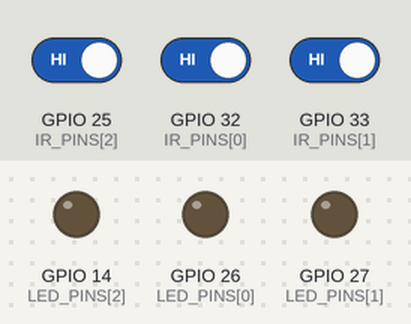
The sketch below on a simulated ESP32. Parts: output pins drawn as LEDs (lit = HIGH). The inputs (shaded band) are chosen by the test bench; at power-on: GPIO 32 (IR_PINS[0]) HIGH, GPIO 25 (IR_PINS[2]) HIGH, GPIO 33 (IR_PINS[1]) HIGH. WiFi joins after 1.5 s; servers stay silent unless stated; uploads are accepted with an empty reply; what the sketch prints to the serial monitor is not drawn.

Above: at 3.6 s.
3.7 s: GPIO 32 (IR_PINS[0]) driven LOW
At 4.4 s:
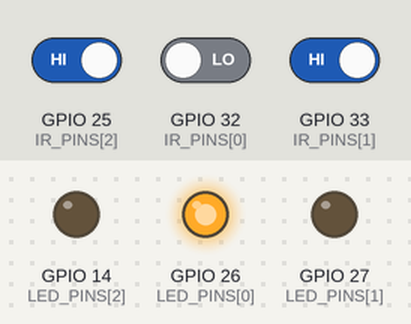
5.2 s: GPIO 25 (IR_PINS[2]) driven LOW
At 5.6 s:
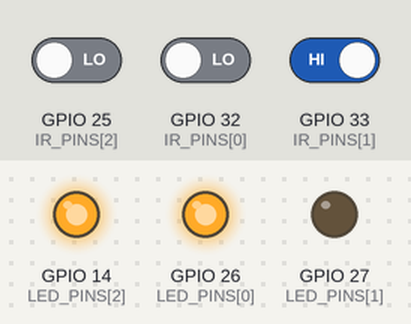
6.7 s: GPIO 33 (IR_PINS[1]) driven LOW
At 7.9 s:
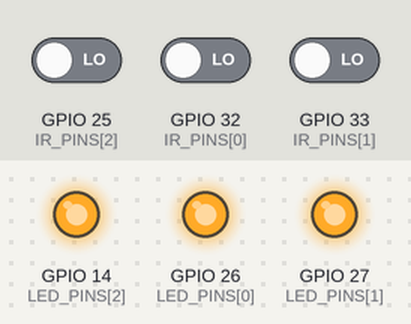
Timing chart, 0 to 9.7 s (numbered marks = the images above; inputs shaded):
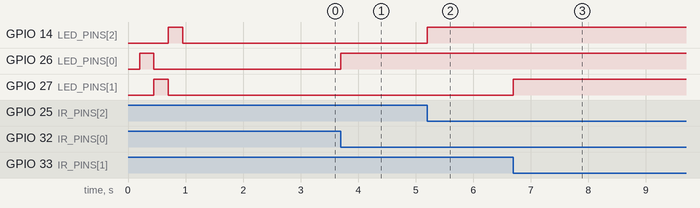

The sketch:

smart_street_light.ino
```cpp
/*
  Smart Street Light — Arduino IDE version (single file)

  NO EXTRA LIBRARIES NEEDED. Everything here ships with the ESP32 board
  package itself, so there is nothing to install from Library Manager.

  Board:  Tools -> Board -> esp32 -> "ESP32 Dev Module"
  Port:   Tools -> Port -> your COM port
  Speed:  Tools -> Upload Speed -> 921600
  Serial: Tools -> Serial Monitor -> 115200 baud

  Board support: esp32 by Espressif Systems (Boards Manager)
  -> Boards Manager needs this URL in File -> Preferences ->
     Additional boards manager URLs:
     https://espressif.github.io/arduino-esp32/package_esp32_index.json

  Keep this file inside a folder with the same name: smart_street_light/
*/

#include <WiFi.h>
#include <WiFiClientSecure.h>
#include <HTTPClient.h>

// ============================ SETTINGS =====================================

// ---- Wi-Fi your ESP32 joins (must be 2.4 GHz with internet access) --------
#define WIFI_SSID "PLDTHOMEFIBRAd63T"
#define WIFI_PASS "PLDTWIFIhYp9j"

// ---- Hosted website ------------------------------------------------------
#define SITE_URL "https://smart-street-light-0zepze-preview.freebuff.site"

// Shared secret: must match the DEVICE_KEY secret on the server.
#define DEVICE_KEY "f324a01376234444af538e503a73ae79"

// ---- Hardware ------------------------------------------------------------
// Set to false for standard IR obstacle sensors (active LOW)
// Set to true if using PIR motion sensors (active HIGH)
const bool IR_ACTIVE_HIGH = false;

const int IR_PINS[3] = {32, 33, 25};
const int LED_PINS[3] = {26, 27, 14};

// How often the ESP32 talks to the website (ms)
const unsigned long SYNC_INTERVAL = 1000;
// How long a light stays on after motion (ms)
const unsigned long LIGHT_DURATION = 5000;

// ============================== CODE =======================================

bool ledState[3] = {false, false, false};
bool manualOverride[3] = {false, false, false};
unsigned long ledTurnOnTime[3] = {0, 0, 0};
unsigned long triggerCount[3] = {0, 0, 0};

unsigned long lastSync = 0;
bool serverOnline = false;

// --------------------------------------------------------------------- Wi-Fi
void connectWiFi() {
  if (WiFi.status() == WL_CONNECTED) return;

  Serial.print("Connecting to Wi-Fi: ");
  Serial.println(WIFI_SSID);
  WiFi.mode(WIFI_STA);
  WiFi.begin(WIFI_SSID, WIFI_PASS);

  unsigned long start = millis();
  while (WiFi.status() != WL_CONNECTED && millis() - start < 20000) {
    delay(500);
    Serial.print(".");
  }

  if (WiFi.status() == WL_CONNECTED) {
    Serial.print("\nConnected. IP: ");
    Serial.println(WiFi.localIP());
  } else {
    Serial.println("\nWi-Fi not connected, retrying on next sync.");
  }
}

// ------------------------------------------------------------------- actions
void applyAction(int st, const String &act) {
  if (act == "on") {
    manualOverride[st] = true;
    ledState[st] = true;
    digitalWrite(LED_PINS[st], HIGH);
  } else if (act == "off") {
    manualOverride[st] = true;
    ledState[st] = false;
    digitalWrite(LED_PINS[st], LOW);
  } else if (act == "auto") {
    manualOverride[st] = false;
    ledState[st] = false;
    digitalWrite(LED_PINS[st], LOW);
  } else {
    return;
  }

  Serial.print("Command: station ");
  Serial.print(st + 1);
  Serial.print(" -> ");
  Serial.println(act);
}

// --------------------------------------------------------------- sensor logic
void updateSensors() {
  unsigned long now = millis();

  for (int i = 0; i < 3; i++) {
    if (manualOverride[i]) continue;

    bool motion = (digitalRead(IR_PINS[i]) == (IR_ACTIVE_HIGH ? HIGH : LOW));

    if (motion) {
      if (!ledState[i]) {
        triggerCount[i]++;
        Serial.print("Station ");
        Serial.print(i + 1);
        Serial.println(" Triggered!");
      }
      ledState[i] = true;
      ledTurnOnTime[i] = now;
      digitalWrite(LED_PINS[i], HIGH);
    }

    if (ledState[i] && (now - ledTurnOnTime[i] >= LIGHT_DURATION)) {
      ledState[i] = false;
      digitalWrite(LED_PINS[i], LOW);
      Serial.print("Station ");
      Serial.print(i + 1);
      Serial.println(" Timeout OFF.");
    }
  }
}

// -------------------------------------------------- read the queued commands
// The server answers like:  {"commands":[{"st":"0","act":"on"}]}
// This scans that text for the st/act pairs, so no JSON library is required.
void handleCommands(const String &payload) {
  int from = 0;

  while (true) {
    int s = payload.indexOf("\"st\":\"", from);
    if (s < 0) break;

    int sEnd = payload.indexOf('"', s + 6);
    if (sEnd < 0) break;

    int a = payload.indexOf("\"act\":\"", sEnd);
    if (a < 0) break;

    int aEnd = payload.indexOf('"', a + 7);
    if (aEnd < 0) break;

    String st = payload.substring(s + 6, sEnd);
    String act = payload.substring(a + 7, aEnd);

    if (st == "all") {
      for (int i = 0; i < 3; i++) applyAction(i, act);
    } else {
      int idx = st.toInt();
      if (idx >= 0 && idx < 3) applyAction(idx, act);
    }

    from = aEnd + 1;
  }
}

// ------------------------------------------------------------ cloud sync call
// Reports current state and collects any commands the website queued up.
void syncWithServer() {
  if (WiFi.status() != WL_CONNECTED) {
    connectWiFi();
    if (WiFi.status() != WL_CONNECTED) return;
  }

  String body = "{\"uptime\":" + String(millis() / 1000) + ",\"stations\":[";
  for (int i = 0; i < 3; i++) {
    body += "{\"on\":" + String(ledState[i] ? "true" : "false");
    body += ",\"manual\":" + String(manualOverride[i] ? "true" : "false");
    body += ",\"triggers\":" + String(triggerCount[i]);
    body += ",\"gpioLed\":" + String(LED_PINS[i]);
    body += ",\"gpioIr\":" + String(IR_PINS[i]) + "}";
    if (i < 2) body += ",";
  }
  body += "]}";

  WiFiClientSecure client;
  client.setInsecure(); // school/demo setup: no certificate pinning
  HTTPClient http;
  http.setTimeout(6000);
  http.setReuse(true);

  String url = String(SITE_URL) + "/api/device/sync";
  if (!http.begin(client, url)) return;

  http.addHeader("Content-Type", "application/json");
  http.addHeader("X-Device-Key", DEVICE_KEY);

  int code = http.POST(body);
  if (code == 200) {
    serverOnline = true;
    handleCommands(http.getString());
  } else {
    serverOnline = false;
    if (code > 0) {
      Serial.print("Server responded with ");
      Serial.println(code);
    }
  }

  http.end();
}

// ---------------------------------------------------------------------- setup
void setup() {
  Serial.begin(115200);
  delay(200);

  for (int i = 0; i < 3; i++) {
    pinMode(LED_PINS[i], OUTPUT);
    pinMode(IR_PINS[i], INPUT);

    // Startup wiring check
    digitalWrite(LED_PINS[i], HIGH);
    delay(250);
    digitalWrite(LED_PINS[i], LOW);
  }

  connectWiFi();
  Serial.println("\n--- System Ready ---");
  Serial.print("Reporting to: ");
  Serial.println(SITE_URL);
}

void loop() {
  updateSensors();

  unsigned long now = millis();
  if (now - lastSync >= SYNC_INTERVAL) {
    lastSync = now;
    syncWithServer();
  }
}
```

Measured:
- after the input at 3.7 s, GPIO 26 (LED_PINS[0]): LOW → HIGH at once
- after the input at 5.2 s, GPIO 14 (LED_PINS[2]): LOW → HIGH at once
- after the input at 6.7 s, GPIO 27 (LED_PINS[1]): LOW → HIGH at once
